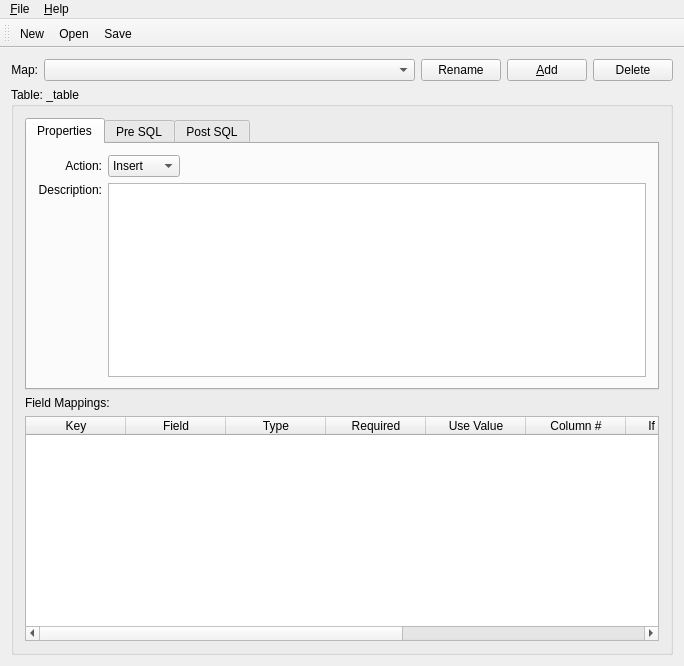
<?xml version="1.0" encoding="UTF-8"?>
<ui version="4.0">
 <class>CSVAtlasWindow</class>
 <widget class="QMainWindow" name="CSVAtlasWindow">
  <property name="geometry">
   <rect>
    <x>0</x>
    <y>0</y>
    <width>684</width>
    <height>666</height>
   </rect>
  </property>
  <property name="windowTitle">
   <string>CSV Atlas</string>
  </property>
  <widget class="QWidget" name="widget">
   <layout class="QVBoxLayout">
    <item>
     <layout class="QHBoxLayout">
      <item>
       <widget class="QLabel" name="_lblMap">
        <property name="text">
         <string>Map:</string>
        </property>
        <property name="alignment">
         <set>Qt::AlignRight|Qt::AlignTrailing|Qt::AlignVCenter</set>
        </property>
        <property name="wordWrap">
         <bool>false</bool>
        </property>
       </widget>
      </item>
      <item>
       <widget class="QComboBox" name="_map">
        <property name="sizePolicy">
         <sizepolicy hsizetype="Expanding" vsizetype="Fixed">
          <horstretch>0</horstretch>
          <verstretch>0</verstretch>
         </sizepolicy>
        </property>
        <property name="insertPolicy">
         <enum>QComboBox::InsertAlphabetically</enum>
        </property>
       </widget>
      </item>
      <item>
       <widget class="QPushButton" name="_rename">
        <property name="text">
         <string>Rename</string>
        </property>
        <property name="shortcut">
         <string/>
        </property>
       </widget>
      </item>
      <item>
       <widget class="QPushButton" name="_add">
        <property name="text">
         <string>&amp;Add</string>
        </property>
        <property name="shortcut">
         <string>Alt+A</string>
        </property>
       </widget>
      </item>
      <item>
       <widget class="QPushButton" name="_delete">
        <property name="text">
         <string>Delete</string>
        </property>
       </widget>
      </item>
     </layout>
    </item>
    <item>
     <widget class="QGroupBox" name="_table">
      <property name="title">
       <string>Table: _table</string>
      </property>
      <layout class="QVBoxLayout">
       <item>
        <widget class="QTabWidget" name="_tabs">
         <widget class="QWidget" name="tab">
          <attribute name="title">
           <string>Properties</string>
          </attribute>
          <layout class="QVBoxLayout">
           <item>
            <layout class="QGridLayout">
             <item row="1" column="1">
              <widget class="QTextEdit" name="_description"/>
             </item>
             <item row="0" column="0">
              <widget class="QLabel" name="_lblAction">
               <property name="text">
                <string>Action:</string>
               </property>
               <property name="alignment">
                <set>Qt::AlignRight|Qt::AlignTrailing|Qt::AlignVCenter</set>
               </property>
               <property name="wordWrap">
                <bool>false</bool>
               </property>
              </widget>
             </item>
             <item row="0" column="1">
              <layout class="QHBoxLayout">
               <item>
                <widget class="QComboBox" name="_action">
                 <item>
                  <property name="text">
                   <string>Insert</string>
                  </property>
                 </item>
                 <item>
                  <property name="text">
                   <string>Update</string>
                  </property>
                 </item>
                 <item>
                  <property name="text">
                   <string>Append</string>
                  </property>
                 </item>
                </widget>
               </item>
               <item>
                <spacer name="spacer6">
                 <property name="orientation">
                  <enum>Qt::Horizontal</enum>
                 </property>
                 <property name="sizeType">
                  <enum>QSizePolicy::Expanding</enum>
                 </property>
                 <property name="sizeHint" stdset="0">
                  <size>
                   <width>40</width>
                   <height>20</height>
                  </size>
                 </property>
                </spacer>
               </item>
              </layout>
             </item>
             <item row="1" column="0">
              <widget class="QLabel" name="_lblDescription">
               <property name="text">
                <string>Description:</string>
               </property>
               <property name="alignment">
                <set>Qt::AlignRight|Qt::AlignTop|Qt::AlignTrailing</set>
               </property>
               <property name="wordWrap">
                <bool>false</bool>
               </property>
              </widget>
             </item>
            </layout>
           </item>
          </layout>
         </widget>
         <widget class="QWidget" name="tab2">
          <attribute name="title">
           <string>Pre SQL</string>
          </attribute>
          <layout class="QVBoxLayout">
           <item>
            <widget class="QTextEdit" name="_preSql">
             <property name="font">
              <font>
               <family>Courier</family>
              </font>
             </property>
            </widget>
           </item>
           <item>
            <widget class="QCheckBox" name="_sqlPreContinueOnError">
             <property name="text">
              <string>Continue load on errors</string>
             </property>
            </widget>
           </item>
          </layout>
         </widget>
         <widget class="QWidget" name="TabPage">
          <attribute name="title">
           <string>Post SQL</string>
          </attribute>
          <layout class="QVBoxLayout">
           <item>
            <widget class="QTextEdit" name="_postSql">
             <property name="font">
              <font>
               <family>Courier</family>
              </font>
             </property>
            </widget>
           </item>
          </layout>
         </widget>
        </widget>
       </item>
       <item>
        <widget class="QLabel" name="_lblFieldMappings">
         <property name="text">
          <string>Field Mappings:</string>
         </property>
         <property name="wordWrap">
          <bool>false</bool>
         </property>
        </widget>
       </item>
       <item>
        <widget class="QTableWidget" name="_fields">
         <property name="sizePolicy">
          <sizepolicy hsizetype="Expanding" vsizetype="Expanding">
           <horstretch>0</horstretch>
           <verstretch>1</verstretch>
          </sizepolicy>
         </property>
         <column>
          <property name="text">
           <string>Key</string>
          </property>
         </column>
         <column>
          <property name="text">
           <string>Field</string>
          </property>
         </column>
         <column>
          <property name="text">
           <string>Type</string>
          </property>
         </column>
         <column>
          <property name="text">
           <string>Required</string>
          </property>
         </column>
         <column>
          <property name="text">
           <string>Use Value</string>
          </property>
         </column>
         <column>
          <property name="text">
           <string>Column #</string>
          </property>
         </column>
         <column>
          <property name="text">
           <string>If Col. Null</string>
          </property>
         </column>
         <column>
          <property name="text">
           <string>Alt. Column #</string>
          </property>
         </column>
         <column>
          <property name="text">
           <string>Alt. If Null</string>
          </property>
         </column>
         <column>
          <property name="text">
           <string>Alt. Value</string>
          </property>
         </column>
        </widget>
       </item>
      </layout>
     </widget>
    </item>
   </layout>
  </widget>
  <widget class="QToolBar" name="toolBar">
   <attribute name="toolBarArea">
    <enum>TopToolBarArea</enum>
   </attribute>
   <attribute name="toolBarBreak">
    <bool>false</bool>
   </attribute>
   <addaction name="fileNewAction"/>
   <addaction name="fileOpenAction"/>
   <addaction name="fileSaveAction"/>
  </widget>
  <widget class="QMenuBar" name="MenuBar">
   <property name="geometry">
    <rect>
     <x>0</x>
     <y>0</y>
     <width>684</width>
     <height>22</height>
    </rect>
   </property>
   <widget class="QMenu" name="fileMenu">
    <property name="title">
     <string>&amp;File</string>
    </property>
    <addaction name="fileNewAction"/>
    <addaction name="fileOpenAction"/>
    <addaction name="fileSaveAction"/>
    <addaction name="fileSaveAsAction"/>
    <addaction name="separator"/>
    <addaction name="filePrintAction"/>
    <addaction name="separator"/>
    <addaction name="fileExitAction"/>
   </widget>
   <widget class="QMenu" name="helpMenu">
    <property name="title">
     <string>&amp;Help</string>
    </property>
    <addaction name="helpContentsAction"/>
    <addaction name="helpIndexAction"/>
    <addaction name="separator"/>
    <addaction name="helpAboutAction"/>
   </widget>
   <addaction name="fileMenu"/>
   <addaction name="helpMenu"/>
  </widget>
  <action name="fileNewAction">
   <property name="icon">
    <iconset>
     <normaloff>image1</normaloff>image1</iconset>
   </property>
   <property name="text">
    <string>&amp;New</string>
   </property>
   <property name="iconText">
    <string>New</string>
   </property>
   <property name="shortcut">
    <string>Ctrl+N</string>
   </property>
   <property name="name" stdset="0">
    <cstring>fileNewAction</cstring>
   </property>
  </action>
  <action name="fileOpenAction">
   <property name="icon">
    <iconset>
     <normaloff>image2</normaloff>image2</iconset>
   </property>
   <property name="text">
    <string>&amp;Open...</string>
   </property>
   <property name="iconText">
    <string>Open</string>
   </property>
   <property name="shortcut">
    <string>Ctrl+O</string>
   </property>
   <property name="name" stdset="0">
    <cstring>fileOpenAction</cstring>
   </property>
  </action>
  <action name="fileSaveAction">
   <property name="icon">
    <iconset>
     <normaloff>image3</normaloff>image3</iconset>
   </property>
   <property name="text">
    <string>&amp;Save</string>
   </property>
   <property name="iconText">
    <string>Save</string>
   </property>
   <property name="shortcut">
    <string>Ctrl+S</string>
   </property>
   <property name="name" stdset="0">
    <cstring>fileSaveAction</cstring>
   </property>
  </action>
  <action name="fileSaveAsAction">
   <property name="text">
    <string>Save &amp;As...</string>
   </property>
   <property name="iconText">
    <string>Save As</string>
   </property>
   <property name="shortcut">
    <string/>
   </property>
   <property name="name" stdset="0">
    <cstring>fileSaveAsAction</cstring>
   </property>
  </action>
  <action name="filePrintAction">
   <property name="icon">
    <iconset>
     <normaloff>image4</normaloff>image4</iconset>
   </property>
   <property name="text">
    <string>&amp;Print...</string>
   </property>
   <property name="iconText">
    <string>Print</string>
   </property>
   <property name="shortcut">
    <string>Ctrl+P</string>
   </property>
   <property name="name" stdset="0">
    <cstring>filePrintAction</cstring>
   </property>
  </action>
  <action name="fileExitAction">
   <property name="text">
    <string>&amp;Close</string>
   </property>
   <property name="iconText">
    <string>&amp;Close</string>
   </property>
   <property name="shortcut">
    <string/>
   </property>
   <property name="name" stdset="0">
    <cstring>fileExitAction</cstring>
   </property>
  </action>
  <action name="helpContentsAction">
   <property name="text">
    <string>&amp;Contents...</string>
   </property>
   <property name="iconText">
    <string>Contents</string>
   </property>
   <property name="shortcut">
    <string/>
   </property>
   <property name="name" stdset="0">
    <cstring>helpContentsAction</cstring>
   </property>
  </action>
  <action name="helpIndexAction">
   <property name="text">
    <string>&amp;Index...</string>
   </property>
   <property name="iconText">
    <string>Index</string>
   </property>
   <property name="shortcut">
    <string/>
   </property>
   <property name="name" stdset="0">
    <cstring>helpIndexAction</cstring>
   </property>
  </action>
  <action name="helpAboutAction">
   <property name="text">
    <string>&amp;About</string>
   </property>
   <property name="iconText">
    <string>About</string>
   </property>
   <property name="shortcut">
    <string/>
   </property>
   <property name="name" stdset="0">
    <cstring>helpAboutAction</cstring>
   </property>
  </action>
 </widget>
 <layoutdefault spacing="6" margin="11"/>
 <tabstops>
  <tabstop>_map</tabstop>
  <tabstop>_rename</tabstop>
  <tabstop>_add</tabstop>
  <tabstop>_delete</tabstop>
  <tabstop>_tabs</tabstop>
  <tabstop>_action</tabstop>
  <tabstop>_description</tabstop>
  <tabstop>_preSql</tabstop>
  <tabstop>_sqlPreContinueOnError</tabstop>
  <tabstop>_postSql</tabstop>
  <tabstop>_fields</tabstop>
 </tabstops>
 <resources/>
 <connections>
  <connection>
   <sender>fileNewAction</sender>
   <signal>triggered()</signal>
   <receiver>CSVAtlasWindow</receiver>
   <slot>fileNew()</slot>
   <hints>
    <hint type="sourcelabel">
     <x>-1</x>
     <y>-1</y>
    </hint>
    <hint type="destinationlabel">
     <x>20</x>
     <y>20</y>
    </hint>
   </hints>
  </connection>
  <connection>
   <sender>fileOpenAction</sender>
   <signal>triggered()</signal>
   <receiver>CSVAtlasWindow</receiver>
   <slot>fileOpen()</slot>
   <hints>
    <hint type="sourcelabel">
     <x>-1</x>
     <y>-1</y>
    </hint>
    <hint type="destinationlabel">
     <x>20</x>
     <y>20</y>
    </hint>
   </hints>
  </connection>
  <connection>
   <sender>fileSaveAction</sender>
   <signal>triggered()</signal>
   <receiver>CSVAtlasWindow</receiver>
   <slot>fileSave()</slot>
   <hints>
    <hint type="sourcelabel">
     <x>-1</x>
     <y>-1</y>
    </hint>
    <hint type="destinationlabel">
     <x>20</x>
     <y>20</y>
    </hint>
   </hints>
  </connection>
  <connection>
   <sender>fileSaveAsAction</sender>
   <signal>triggered()</signal>
   <receiver>CSVAtlasWindow</receiver>
   <slot>fileSaveAs()</slot>
   <hints>
    <hint type="sourcelabel">
     <x>-1</x>
     <y>-1</y>
    </hint>
    <hint type="destinationlabel">
     <x>20</x>
     <y>20</y>
    </hint>
   </hints>
  </connection>
  <connection>
   <sender>filePrintAction</sender>
   <signal>triggered()</signal>
   <receiver>CSVAtlasWindow</receiver>
   <slot>filePrint()</slot>
   <hints>
    <hint type="sourcelabel">
     <x>-1</x>
     <y>-1</y>
    </hint>
    <hint type="destinationlabel">
     <x>20</x>
     <y>20</y>
    </hint>
   </hints>
  </connection>
  <connection>
   <sender>fileExitAction</sender>
   <signal>triggered()</signal>
   <receiver>CSVAtlasWindow</receiver>
   <slot>close()</slot>
   <hints>
    <hint type="sourcelabel">
     <x>-1</x>
     <y>-1</y>
    </hint>
    <hint type="destinationlabel">
     <x>20</x>
     <y>20</y>
    </hint>
   </hints>
  </connection>
  <connection>
   <sender>helpIndexAction</sender>
   <signal>triggered()</signal>
   <receiver>CSVAtlasWindow</receiver>
   <slot>helpIndex()</slot>
   <hints>
    <hint type="sourcelabel">
     <x>-1</x>
     <y>-1</y>
    </hint>
    <hint type="destinationlabel">
     <x>20</x>
     <y>20</y>
    </hint>
   </hints>
  </connection>
  <connection>
   <sender>helpContentsAction</sender>
   <signal>triggered()</signal>
   <receiver>CSVAtlasWindow</receiver>
   <slot>helpContents()</slot>
   <hints>
    <hint type="sourcelabel">
     <x>-1</x>
     <y>-1</y>
    </hint>
    <hint type="destinationlabel">
     <x>20</x>
     <y>20</y>
    </hint>
   </hints>
  </connection>
  <connection>
   <sender>helpAboutAction</sender>
   <signal>triggered()</signal>
   <receiver>CSVAtlasWindow</receiver>
   <slot>helpAbout()</slot>
   <hints>
    <hint type="sourcelabel">
     <x>-1</x>
     <y>-1</y>
    </hint>
    <hint type="destinationlabel">
     <x>20</x>
     <y>20</y>
    </hint>
   </hints>
  </connection>
  <connection>
   <sender>_map</sender>
   <signal>activated(int)</signal>
   <receiver>CSVAtlasWindow</receiver>
   <slot>sMapChanged(int)</slot>
   <hints>
    <hint type="sourcelabel">
     <x>20</x>
     <y>20</y>
    </hint>
    <hint type="destinationlabel">
     <x>20</x>
     <y>20</y>
    </hint>
   </hints>
  </connection>
  <connection>
   <sender>_add</sender>
   <signal>clicked()</signal>
   <receiver>CSVAtlasWindow</receiver>
   <slot>sAddMap()</slot>
   <hints>
    <hint type="sourcelabel">
     <x>20</x>
     <y>20</y>
    </hint>
    <hint type="destinationlabel">
     <x>20</x>
     <y>20</y>
    </hint>
   </hints>
  </connection>
  <connection>
   <sender>_delete</sender>
   <signal>clicked()</signal>
   <receiver>CSVAtlasWindow</receiver>
   <slot>sDeleteMap()</slot>
   <hints>
    <hint type="sourcelabel">
     <x>20</x>
     <y>20</y>
    </hint>
    <hint type="destinationlabel">
     <x>20</x>
     <y>20</y>
    </hint>
   </hints>
  </connection>
  <connection>
   <sender>_rename</sender>
   <signal>clicked()</signal>
   <receiver>CSVAtlasWindow</receiver>
   <slot>sRenameMap()</slot>
   <hints>
    <hint type="sourcelabel">
     <x>20</x>
     <y>20</y>
    </hint>
    <hint type="destinationlabel">
     <x>20</x>
     <y>20</y>
    </hint>
   </hints>
  </connection>
 </connections>
</ui>
